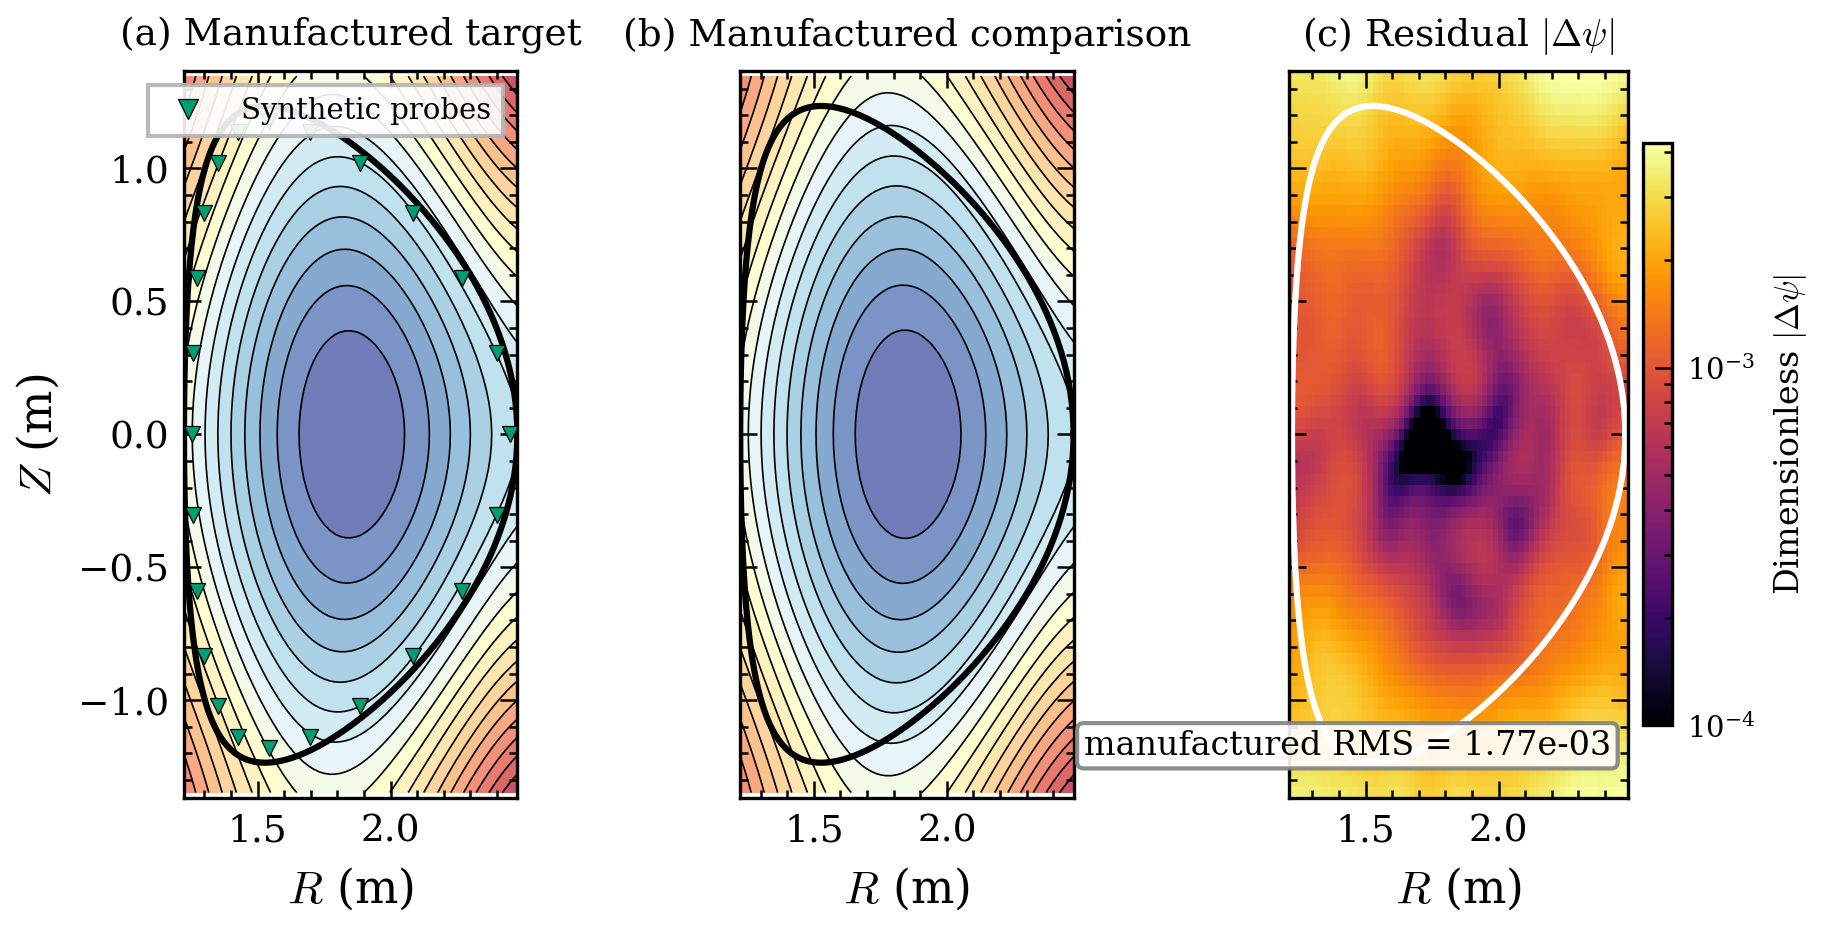

Source code (Python):
#!/usr/bin/env python3
# SPDX-License-Identifier: AGPL-3.0-or-later
# Commercial license available
# © Concepts 1996–2026 Miroslav Šotek. All rights reserved.
# © Code 2020–2026 Miroslav Šotek. All rights reserved.
# ORCID: 0009-0009-3560-0851
# Contact: www.anulum.li | protoscience@anulum.li
# SCPN-FUSION-CORE — manufactured inverse-layout illustration.
"""Plot a deterministic manufactured inverse-reconstruction data layout."""

from __future__ import annotations

from pathlib import Path

import matplotlib.pyplot as plt
from matplotlib.colors import LogNorm
import numpy as np
from numpy.typing import NDArray
from scipy.ndimage import gaussian_filter

from style import COLORS, DOUBLE_COL, apply_style, figsize


def _manufactured_flux_field(
    radius: NDArray[np.float64],
    height: NDArray[np.float64],
    *,
    major_radius_m: float,
    minor_radius_m: float,
    elongation: float,
    triangularity: float,
    quadratic_weight: float,
    quartic_weight: float,
) -> NDArray[np.float64]:
    """Return a dimensionless shaped field for visual layout testing."""
    radial = (radius - major_radius_m) / minor_radius_m
    vertical = height / (minor_radius_m * elongation)
    return (
        quadratic_weight * (radial**2 + vertical**2)
        + quartic_weight * radial**4
        + 0.05 * radial**2 * vertical**2
        - 0.1 * vertical**4
        + triangularity * 0.2 * radial * vertical**2
        - 0.06 * radial**3
    )


def main() -> None:
    """Generate PDF and PNG versions of the manufactured three-panel figure."""
    apply_style()
    output_dir = Path(__file__).resolve().parent
    major_radius_m = 1.85
    minor_radius_m = 0.57
    elongation = 1.97
    triangularity = 0.54

    radius = np.linspace(
        major_radius_m - 1.1 * minor_radius_m,
        major_radius_m + 1.1 * minor_radius_m,
        65,
    )
    height = np.linspace(
        -1.2 * elongation * minor_radius_m,
        1.2 * elongation * minor_radius_m,
        65,
    )
    radius_grid, height_grid = np.meshgrid(radius, height, indexing="xy")
    target = _manufactured_flux_field(
        radius_grid,
        height_grid,
        major_radius_m=major_radius_m,
        minor_radius_m=minor_radius_m,
        elongation=elongation,
        triangularity=triangularity,
        quadratic_weight=0.5,
        quartic_weight=-0.12,
    )
    comparison = _manufactured_flux_field(
        radius_grid,
        height_grid,
        major_radius_m=major_radius_m,
        minor_radius_m=minor_radius_m,
        elongation=elongation,
        triangularity=triangularity,
        quadratic_weight=0.498,
        quartic_weight=-0.119,
    )
    rng = np.random.default_rng(123)
    comparison += gaussian_filter(rng.normal(0.0, 0.002, comparison.shape), sigma=3.0)
    residual = np.abs(target - comparison)

    field_min = min(float(target.min()), float(comparison.min()))
    field_max = max(float(target.max()), float(comparison.max()))
    levels = np.linspace(field_min, field_max, 20)
    theta = np.linspace(0.0, 2.0 * np.pi, 200)
    wall_radius = major_radius_m + 1.1 * minor_radius_m * np.cos(
        theta + triangularity * np.sin(theta)
    )
    wall_height = 1.1 * elongation * minor_radius_m * np.sin(theta)
    probe_theta = np.linspace(0.0, 2.0 * np.pi, 24, endpoint=False)
    probe_radius = major_radius_m + 1.05 * minor_radius_m * np.cos(
        probe_theta + triangularity * np.sin(probe_theta)
    )
    probe_height = 1.05 * elongation * minor_radius_m * np.sin(probe_theta)

    figure, axes = plt.subplots(1, 3, figsize=figsize(DOUBLE_COL, 0.45), sharey=True)
    titles = (
        "(a) Manufactured target",
        "(b) Manufactured comparison",
        r"(c) Residual $|\Delta\psi|$",
    )
    for index, (axis, title, field) in enumerate(zip(axes, titles, (target, comparison, residual))):
        if index < 2:
            axis.contourf(
                radius_grid, height_grid, field, levels=levels, cmap="RdYlBu_r", alpha=0.7
            )
            axis.contour(radius_grid, height_grid, field, levels=levels, colors="k", linewidths=0.4)
            axis.plot(wall_radius, wall_height, "k-", linewidth=1.5)
            if index == 0:
                axis.plot(
                    probe_radius,
                    probe_height,
                    "v",
                    color=COLORS["green"],
                    markersize=4,
                    markeredgecolor="k",
                    markeredgewidth=0.3,
                    label="Synthetic probes",
                    zorder=5,
                )
                axis.legend(loc="upper right", fontsize=7, markerscale=1.2)
        else:
            clipped = np.clip(residual, 1e-5, None)
            colors = axis.pcolormesh(
                radius_grid,
                height_grid,
                clipped,
                norm=LogNorm(vmin=1e-4, vmax=float(residual.max())),
                cmap="inferno",
                shading="auto",
            )
            axis.plot(wall_radius, wall_height, "w-", linewidth=1.5)
            colorbar = figure.colorbar(colors, ax=axis, shrink=0.8, pad=0.03)
            colorbar.set_label(r"Dimensionless $|\Delta\psi|$", fontsize=8)
            colorbar.ax.tick_params(labelsize=7)

        axis.set_title(title, fontsize=9)
        axis.set_xlabel(r"$R$ (m)")
        axis.set_aspect("equal")

    axes[0].set_ylabel(r"$Z$ (m)")
    rms = float(np.sqrt(np.mean(residual**2)))
    axes[2].text(
        0.95,
        0.05,
        f"manufactured RMS = {rms:.2e}",
        transform=axes[2].transAxes,
        fontsize=8,
        horizontalalignment="right",
        verticalalignment="bottom",
        bbox={"boxstyle": "round,pad=0.2", "facecolor": "white", "edgecolor": "0.5", "alpha": 0.9},
    )
    figure.subplots_adjust(wspace=0.08)
    for extension in ("pdf", "png"):
        figure.savefig(output_dir / f"fig_inverse_reconstruction.{extension}")
    plt.close(figure)
    print("  [OK] fig_inverse_reconstruction (manufactured illustration)")


if __name__ == "__main__":
    main()
